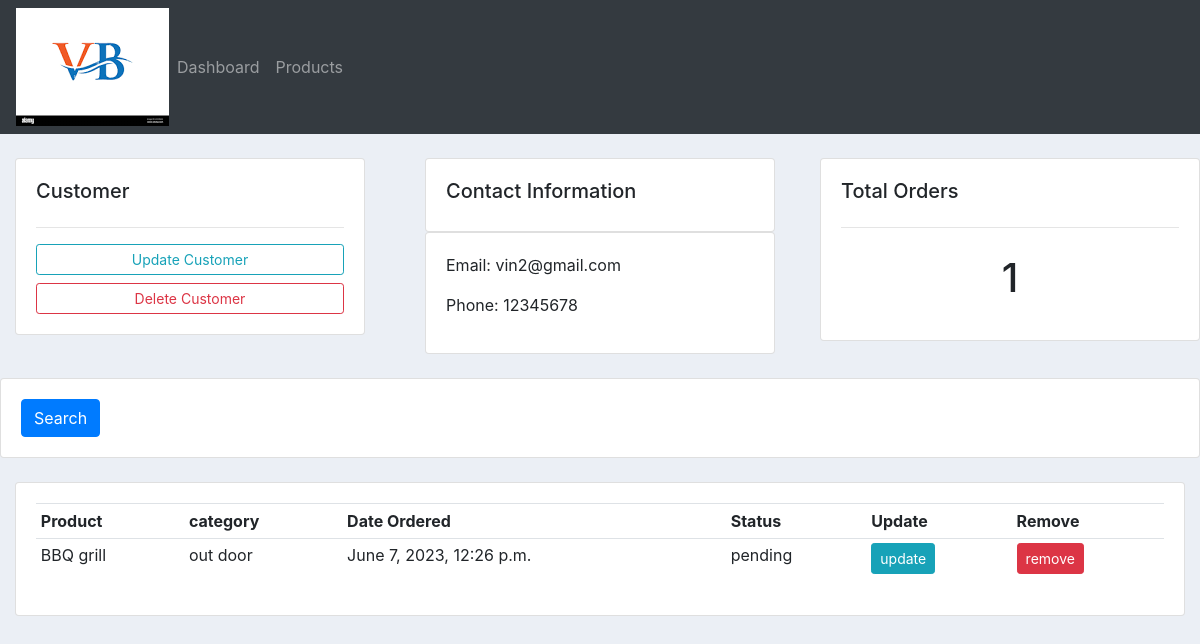
Page /customer/2/ on the earlier database version.
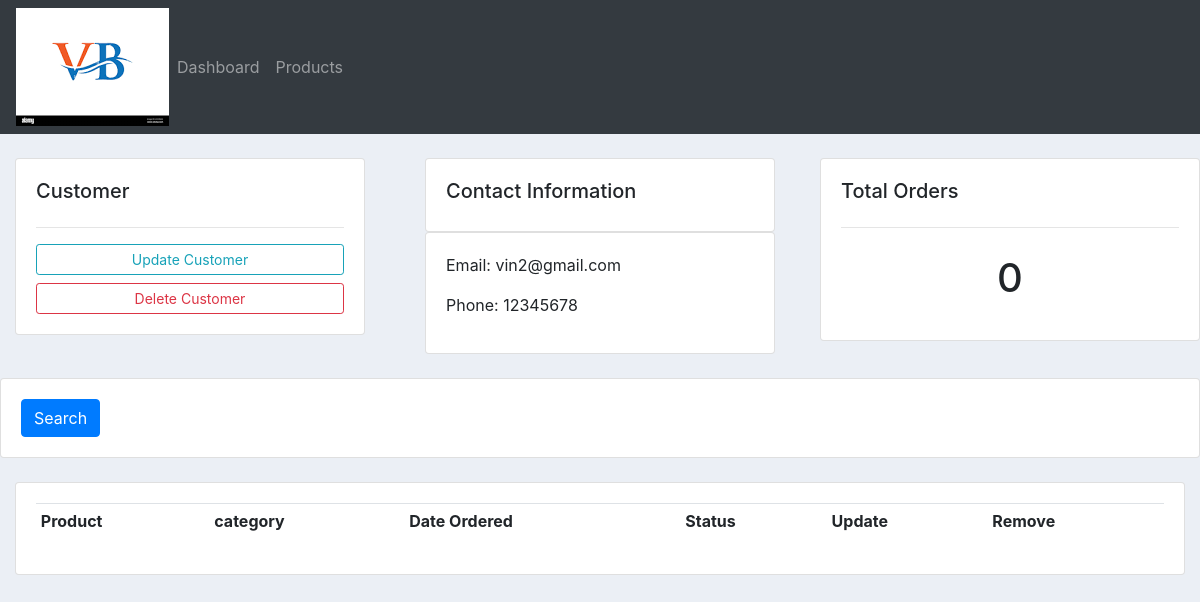
Same page on the later database version.
### accounts/models.py (models this page shows)
class Order(models.Model):
    status = (
        ('pending','pending'),
        ('Out for delivery','Out for delivery'),
        ('Delivered','Delivered'),
    )
    customer = models.ForeignKey(Customer , null=True , on_delete = models.SET_NULL)
    product = models.ForeignKey(Product , null=True , on_delete = models.SET_NULL)
    date_created = models.DateTimeField(auto_now_add=True,null=True)
    status = models.CharField(max_length=200,null=True,choices=status)
    def __str__(self):
        return self.product.name

class Product(models.Model):
    category = (
        ('Indoor','Indoor'),
        ('out door','out door')
    )
    name= models.CharField(max_length=200,null=True)
    price = models.FloatField(max_length=200,null=True)
    category = models.CharField(max_length=200,null=True,choices=category)
    description = models.CharField(max_length=200,null=True ,blank=True)
    date_created = models.DateTimeField(auto_now_add=True,null=True)
    Tag = models.ManyToManyField(Tag)
    def __str__(self):
        return self.name

### accounts/views.py (the view)
# urls.py: path('customer/<str:pk_test>/', customer, name="customer" ),
def customer(request,pk_test):
    customer = Customer.objects.get(id=pk_test)
    orders = customer.order_set.all()
    orders_count = orders.count()
    print("orders1234",orders)
    context = {"customers":customer,
               "orders":orders,
               "orders_count":orders_count}
    return render(request,"accounts/customer.html",context)

### accounts/templates/accounts/customer.html
{% extends "accounts/main.html" %}
{% block content %}
<br>
<div class="row">
    <div class = "col-md">
        <div class = "col-md">
            <div class = "card card-body">
                <h5>Customer</h5>
                <hr>
                <a class = "btn btn-outline-info btn-sm btn-block" href="">Update Customer</a>
                <a class="btn btn-outline-danger btn-sm btn-block" href="">Delete Customer</a>
            </div>
        </div>
    </div>
    <div class = "col-md">
        <div class = "col-md">
            <div class = "card card-body">
                <h5>Contact Information</h5>
            </div>
            <div class = "card card-body">
                <p>Email: {{customers.email}}</p>
                <p>Phone: {{customers.phone}}</p>
            </div>
        </div>
    </div>
    <div class = "col-md">
            <div class = "card card-body">
                <h5>Total Orders</h5>
                <hr>
                <h1 style="text-align: center; padding:10px">{{orders_count}}</h1>
            </div>
    </div>
</div>
<br>
<div class = "row">
    <div class = "col">
        <div class = "card card-body">
            <form method = "get">
                <button class="btn btn-primary" type="submit">Search</button>
            </form>
        </div>
    </div>
</div>
<br>
<div clas = "row">
        <div class = col-md>
            <div class = "card card-body">
                <table class = "table table-sm">
                    <tr>
                        <th>Product</th>
                        <th>category</th>
                        <th>Date Ordered</th>
                        <th>Status</th>
                        <th>Update</th>
                        <th>Remove</th>
                    </tr>
                    {% for order in orders%}
                        <tr>
                            <td>{{order.product}}</td>
                            <td>{{order.product.category}}</td>
                            <td>{{order.product.date_created}}</td>
                            <td>{{order.status}}</td>
                            <td ><a class = "btn btn-sm btn-info" href="{% url 'updateOrder' order.id %}">update</a></td>
                            <td><a class = "btn btn-sm btn-danger" href="{% url 'deleteOrder' order.id %}">remove</a></td>
                        </tr>
                    {% endfor %}
                </table>
        </div>
    </div>
</div>
{% endblock %}

Differences in the rows shown:
removed Order: product "BBQ grill", product.category "out door", product.date_created "June 7, 2023, 12:26 p.m.", status "pending"
Other differences:
{{ orders_count }}: "1" → "0"
